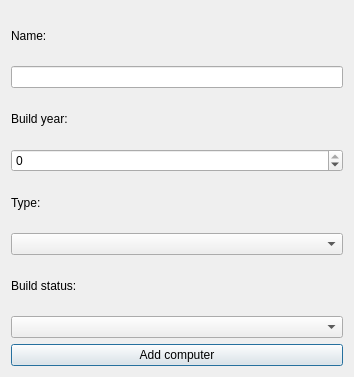
<?xml version="1.0" encoding="UTF-8"?>
<ui version="4.0">
 <class>AddC</class>
 <widget class="QDialog" name="AddC">
  <property name="geometry">
   <rect>
    <x>0</x>
    <y>0</y>
    <width>354</width>
    <height>377</height>
   </rect>
  </property>
  <property name="windowTitle">
   <string>Dialog</string>
  </property>
  <layout class="QVBoxLayout" name="verticalLayout">
   <item>
    <layout class="QHBoxLayout" name="input_layout_name">
     <item>
      <widget class="QLabel" name="label_c_name">
       <property name="text">
        <string>Name:</string>
       </property>
      </widget>
     </item>
     <item>
      <widget class="QLabel" name="error_c_name">
       <property name="text">
        <string/>
       </property>
       <property name="alignment">
        <set>Qt::AlignRight|Qt::AlignTrailing|Qt::AlignVCenter</set>
       </property>
      </widget>
     </item>
    </layout>
   </item>
   <item>
    <widget class="QLineEdit" name="input_c_name"/>
   </item>
   <item>
    <widget class="QLabel" name="label_c_year">
     <property name="text">
      <string>Build year:</string>
     </property>
    </widget>
   </item>
   <item>
    <widget class="QSpinBox" name="input_c_year">
     <property name="minimum">
      <number>-1000</number>
     </property>
     <property name="maximum">
      <number>0</number>
     </property>
    </widget>
   </item>
   <item>
    <layout class="QHBoxLayout" name="input_layout_type">
     <item>
      <widget class="QLabel" name="label_c_type">
       <property name="text">
        <string>Type:</string>
       </property>
      </widget>
     </item>
     <item>
      <widget class="QLabel" name="error_c_type">
       <property name="text">
        <string/>
       </property>
       <property name="alignment">
        <set>Qt::AlignRight|Qt::AlignTrailing|Qt::AlignVCenter</set>
       </property>
      </widget>
     </item>
    </layout>
   </item>
   <item>
    <widget class="QComboBox" name="input_c_type">
     <item>
      <property name="text">
       <string/>
      </property>
     </item>
     <item>
      <property name="text">
       <string>Digital</string>
      </property>
     </item>
     <item>
      <property name="text">
       <string>Electronic</string>
      </property>
     </item>
     <item>
      <property name="text">
       <string>Mechanical</string>
      </property>
     </item>
     <item>
      <property name="text">
       <string>Transistor</string>
      </property>
     </item>
    </widget>
   </item>
   <item>
    <layout class="QHBoxLayout" name="input_layout_build">
     <item>
      <widget class="QLabel" name="label_c_build">
       <property name="text">
        <string>Build status:</string>
       </property>
      </widget>
     </item>
     <item>
      <widget class="QLabel" name="error_c_build">
       <property name="text">
        <string/>
       </property>
       <property name="alignment">
        <set>Qt::AlignRight|Qt::AlignTrailing|Qt::AlignVCenter</set>
       </property>
      </widget>
     </item>
    </layout>
   </item>
   <item>
    <widget class="QComboBox" name="input_c_build">
     <item>
      <property name="text">
       <string/>
      </property>
     </item>
     <item>
      <property name="text">
       <string>Built</string>
      </property>
     </item>
     <item>
      <property name="text">
       <string>Not built</string>
      </property>
     </item>
    </widget>
   </item>
   <item>
    <widget class="QPushButton" name="button_c_add">
     <property name="text">
      <string>Add computer</string>
     </property>
    </widget>
   </item>
  </layout>
 </widget>
 <resources/>
 <connections/>
</ui>
